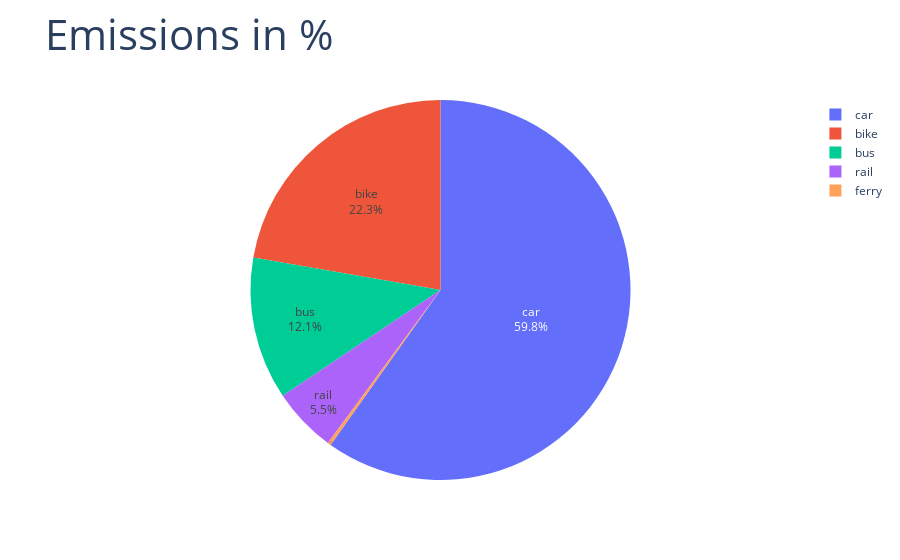
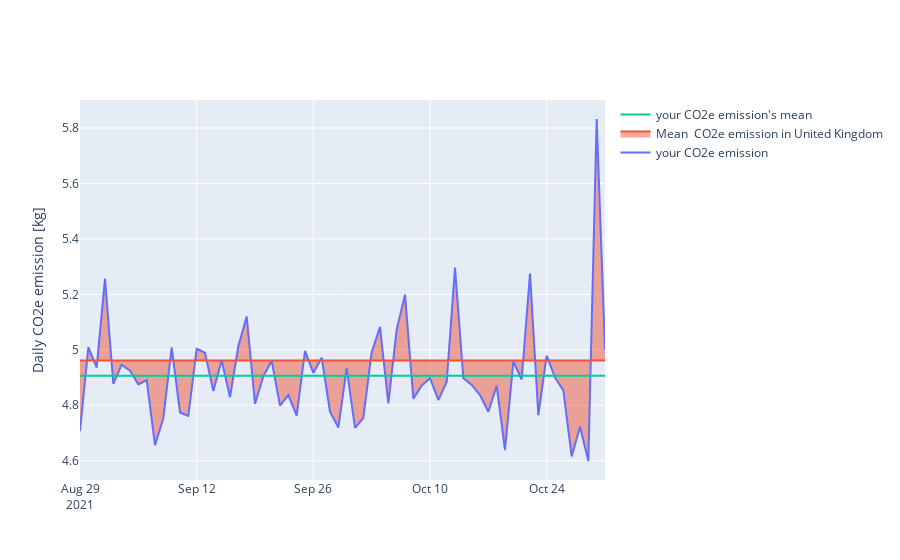

Notebook code cell kept with these figures, in order:
### Code cell
create_pie(wbkName)
plot_time_series(wbkName, country)
